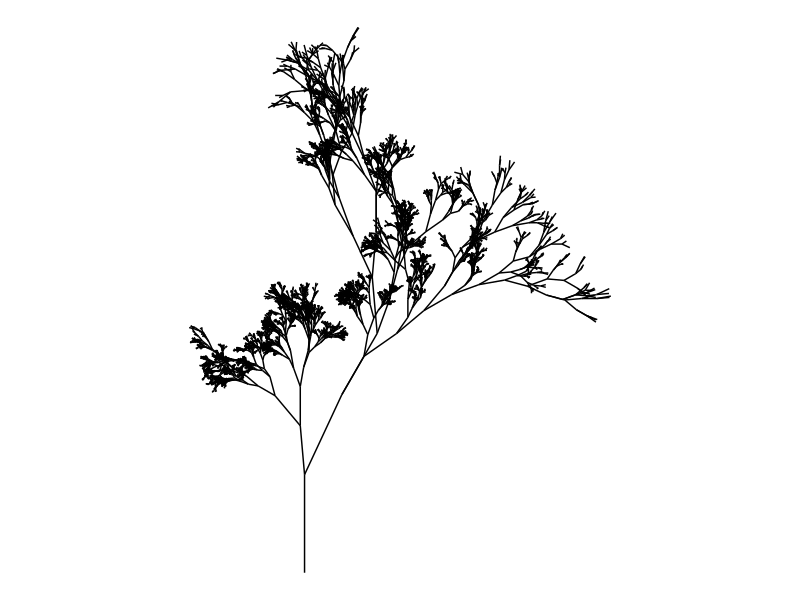

Reproduce this figure in R.

library(tidyverse)
library(here)


# helper functions --------------------------------------------------------

radians <- function(degree) {
  2 * pi * degree / 360
}

adjust_scale <- function(s, scales) {
  s * sample(x = scales, size = length(s), replace = TRUE)
}

adjust_angle <- function(a, angles) {
  a + sample(x = angles, size = length(a), replace = TRUE)
}

adjust_x <- function(x, scale, angle) {
  x + scale * cos(radians(angle))
}

adjust_y <- function(y, scale, angle) {
  y + scale * sin(radians(angle))
}




# ashtree functions -------------------------------------------------------

grow_sapling <- function() {
  
  sapling <- tibble(
    old_x = 0,  # sapling grows from the origin
    old_y = 0,  # sapling grows from the origin
    new_x = 0,  # sapling doesn't grow horizontally
    new_y = 1,  # sapling does grow vertically
    angle = 90, # angle from horizontal is 90 degrees
    scale = 1,  # length of the sapling is 1
  )
  return(sapling)
}

grow_from <- function(tips, settings) {
  
  # read off the relevant settings
  all_scales <- settings$scales
  all_angles <- settings$angles
  
  # mutate the tips tibble
  new_growth <- tips %>%
    mutate(
      scale = adjust_scale(scale, all_scales),      # change segment length
      angle = adjust_angle(angle, all_angles),      # change segment angle
      old_x = new_x,                                # begin where last seg ended
      old_y = new_y,                                # begin where last seg ended
      new_x = adjust_x(old_x, scale, angle),        # end where this seg ends!
      new_y = adjust_y(old_y, scale, angle)         # end where this seg ends!
    )
  return(new_growth)
}


grow_many <- function(tips, settings) {
  
  # read off the relevant settings
  splits <- settings$splits
  
  new_tips <- map_dfr(1:splits, ~grow_from(tips, settings))
  return(new_tips)
}


grow_tree <- function(settings) {
  
  # read off the relevant settings
  cycles <- settings$cycles
  
  # initialise
  tips <- grow_sapling()
  
  # grow tree in a loop
  tree <- accumulate(2:cycles, ~grow_many(.x, settings), .init = tips)
  tree <- bind_rows(tree)
  
  return(tree)
}


draw_tree <- function(tree) {
  
  pic <- ggplot(
    data = tree,
    mapping = aes(
      x = old_x, 
      y = old_y, 
      xend = new_x, 
      yend = new_y
    )
  ) + 
    geom_segment(show.legend = FALSE) + 
    theme_void() + 
    coord_equal()
  
  return(pic)
}

# do stuff ----------------------------------------------------------------

settings <- list(
  seed = 1,
  cycles = 14,
  splits = 2,
  scales = c(.5, .8, .9),
  angles = c(-25, -10, -5, 5, 10, 20, 35)
)

set.seed(settings$seed)

tree <- grow_tree(settings)
pic <- draw_tree(tree)

pixels <- 5000

ggsave(
  filename = here("ashtree.png"), 
  plot = pic, 
  width = pixels/300, 
  height = pixels/300, 
  dpi = 300
)
